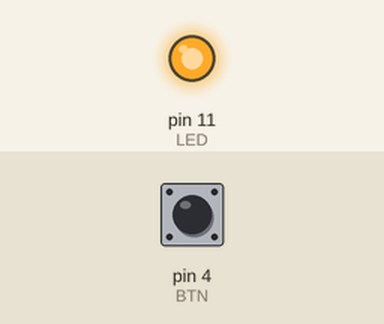
This sketch was run on a simulated Arduino Uno, built with avr-gcc and run on an emulated ATmega328P. Parts: output pins drawn as LEDs (lit = HIGH). The test bench sets the inputs (shaded band); at power-on: pin 4 (BTN) HIGH.

Above: at 1.2 s.
1.3 s: pin 4 (BTN) pulled LOW for 0.15 s
At 1.37 s:
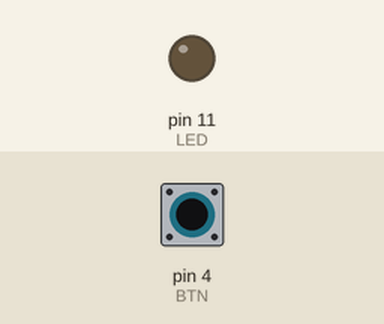
2.9 s: pin 4 (BTN) pulled LOW for 3.2 s
At 7.1 s:
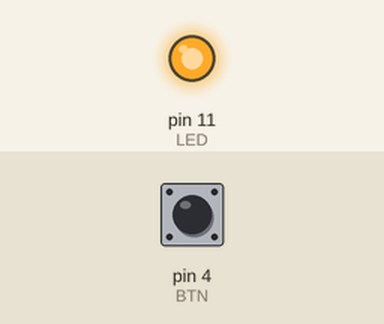
Timing chart, 0 to 8.6 s (numbered marks = the images above; inputs shaded):
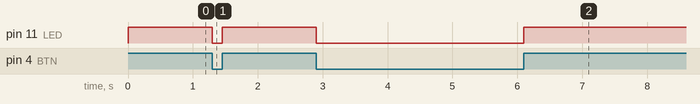

Measured:
- after the input at 1.3 s, pin 11 (LED): HIGH → LOW at once, → HIGH 0.15 s later
- after the input at 2.9 s, pin 11 (LED): HIGH → LOW at once, → HIGH 3.2 s later

The sketch:

exercise_8_btn_internal_pullup.ino
```cpp
/*
  HES Workshop Series by HackerSchool - Arduino
  Exercise 8 - Button with internal pull-up resistor
  When the button is pressed, the LED will be turned ON
*/

#define BTN 4
#define LED 11

int button_state = LOW;

void setup() {
  Serial.begin(9600);
  pinMode(BTN, INPUT_PULLUP);
  pinMode(LED, OUTPUT);
}

void loop() {
  button_state = digitalRead(BTN);
  if (button_state == HIGH){
    digitalWrite(LED, HIGH);
  }else{
    digitalWrite(LED, LOW);
  }
  delay(50); // Debounce
}
```
